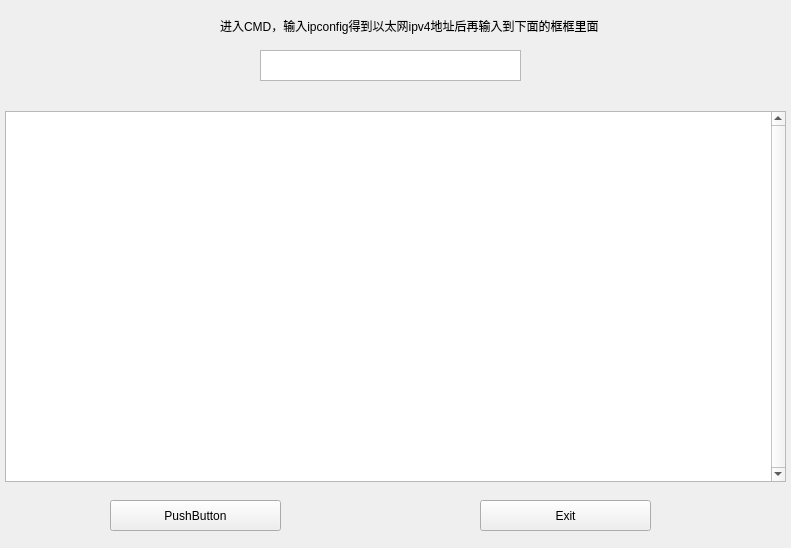
<?xml version="1.0" encoding="UTF-8"?>
<ui version="4.0">
 <class>Widget</class>
 <widget class="QWidget" name="Widget">
  <property name="geometry">
   <rect>
    <x>0</x>
    <y>0</y>
    <width>791</width>
    <height>548</height>
   </rect>
  </property>
  <property name="windowTitle">
   <string>Widget</string>
  </property>
  <widget class="QLabel" name="label">
   <property name="geometry">
    <rect>
     <x>220</x>
     <y>10</y>
     <width>411</width>
     <height>31</height>
    </rect>
   </property>
   <property name="text">
    <string>进入CMD，输入ipconfig得到以太网ipv4地址后再输入到下面的框框里面</string>
   </property>
  </widget>
  <widget class="QTextEdit" name="ipEdit">
   <property name="geometry">
    <rect>
     <x>260</x>
     <y>50</y>
     <width>261</width>
     <height>31</height>
    </rect>
   </property>
   <property name="verticalScrollBarPolicy">
    <enum>Qt::ScrollBarAlwaysOff</enum>
   </property>
   <property name="horizontalScrollBarPolicy">
    <enum>Qt::ScrollBarAlwaysOff</enum>
   </property>
  </widget>
  <widget class="QPushButton" name="startButton">
   <property name="geometry">
    <rect>
     <x>110</x>
     <y>500</y>
     <width>171</width>
     <height>31</height>
    </rect>
   </property>
   <property name="text">
    <string>PushButton</string>
   </property>
  </widget>
  <widget class="QPushButton" name="exitButton">
   <property name="geometry">
    <rect>
     <x>480</x>
     <y>500</y>
     <width>171</width>
     <height>31</height>
    </rect>
   </property>
   <property name="text">
    <string>Exit</string>
   </property>
  </widget>
  <widget class="QListWidget" name="listWidget">
   <property name="geometry">
    <rect>
     <x>5</x>
     <y>111</y>
     <width>781</width>
     <height>371</height>
    </rect>
   </property>
   <property name="verticalScrollBarPolicy">
    <enum>Qt::ScrollBarAlwaysOn</enum>
   </property>
  </widget>
 </widget>
 <layoutdefault spacing="6" margin="11"/>
 <resources/>
 <connections/>
</ui>
